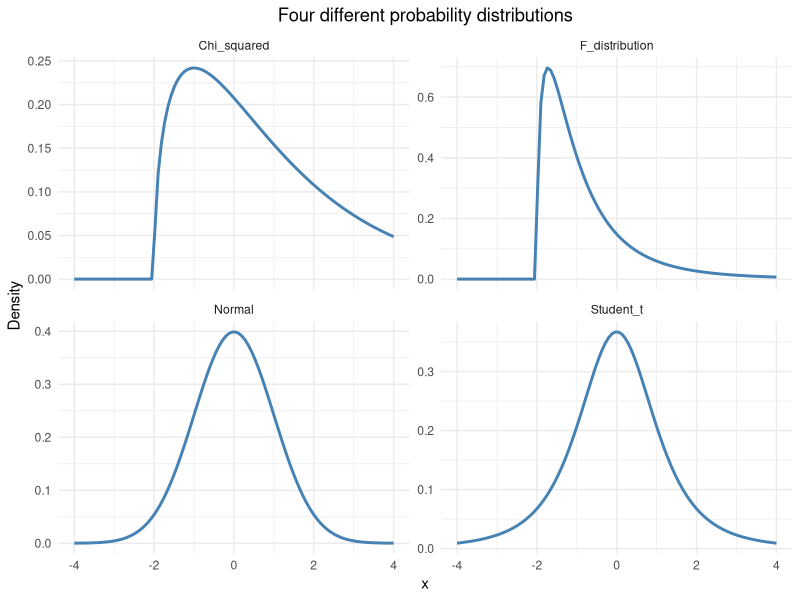
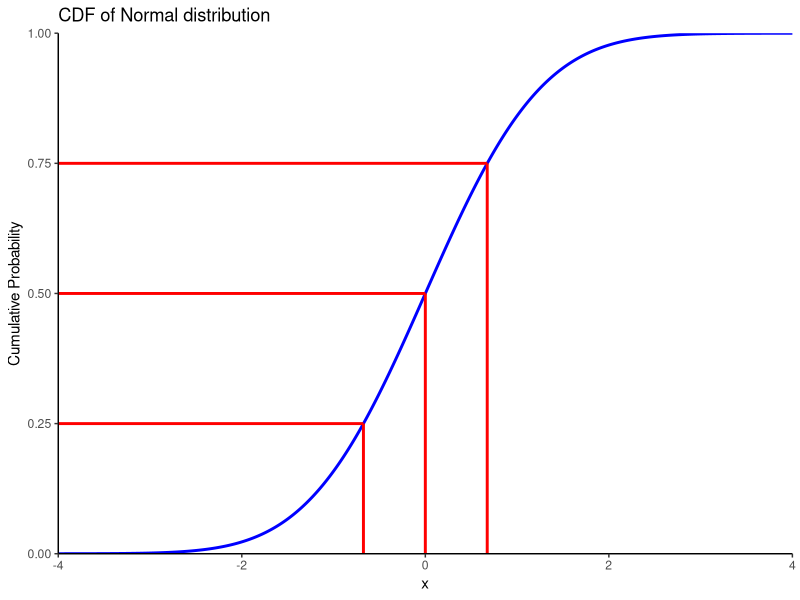

Reproduce these figures in R, in order.
## ---- chunk 1
library(tidyverse)
## ---- chunk 2
# Generer data
x <- seq(-4, 4, length.out = 100)

# Normal fordeling
normal <- dnorm(x, mean = 0, sd = 1)

# Student's t-fordeling med 3 frihedsgrader
student_t <- dt(x, df = 3)

# Chi-squared fordeling (forskudt til at passe bedre i plottet)
chi_sq <- dchisq(x + 2, df = 3)

# F-fordeling (også forskudt)
f_dist <- df(x + 2, df1 = 3, df2 = 10)

# Kombiner data
plot_data <- data.frame(x = x,
                        Normal = normal,
                        Student_t = student_t,
                        Chi_squared = chi_sq,
                        F_distribution = f_dist) %>%
  pivot_longer(-x, names_to = "Distribution", values_to = "Density")

# Lav plot med facetter
ggplot(plot_data, aes(x = x, y = Density)) +
  geom_line(linewidth = 1, colour = "steelblue") +
  facet_wrap(~Distribution, ncol = 2, scales = "free_y") +
  theme_minimal() +
  labs(title = "Four different probability distributions",
       x = "x",
       y = "Density") +
  theme(plot.title = element_text(hjust = 0.5))
## ---- chunk 3

# Definer normalfordelingens parametre
mean <- 0     # Middelværdi
sd <- 1       # Standardafvigelse

# Beregn kvantiler for normalfordelingen
quantiler <- qnorm(c(0.25, 0.5, 0.75), mean = mean, sd = sd)

# Opret data til CDF og segmenter
x_values <- seq(-4, 4, length.out = 1000)
cdf_values <- pnorm(x_values, mean = mean, sd = sd)
cdf_data <- tibble(x = x_values, cdf = cdf_values)

h_data <- tibble(
  x = rep(-4, 3),  # Horisontale linjer starter ved y-aksen (-4 på x-aksen)
  y = c(0.25, 0.5, 0.75),
  xend = quantiler,
  yend = c(0.25, 0.5, 0.75)
)

v_data <- tibble(
  x = quantiler,
  xend = quantiler,
  y = rep(0, 3),
  yend = c(0.25, 0.5, 0.75)
)

# Plot CDF med linjer for kvantiler
ggplot(cdf_data, aes(x = x, y = cdf)) +
  geom_line(colour = "blue", linewidth = 1) +  # CDF-kurven
  geom_segment(data = v_data, aes(x = x, y = y, xend = xend, yend = yend),
               colour = "red", linewidth = 1) +  # Vertikale linjer
  geom_segment(data = h_data, aes(x = x, y = y, xend = xend, yend = yend),
               colour = "red", linewidth = 1) +  # Horisontale linjer
  scale_y_continuous(limits = c(0, 1), expand = c(0, 0)) +  # Y-akse fra 0 til 1
  scale_x_continuous(limits = c(-4, 4), expand = c(0, 0)) +  # X-akse fra -4 til 4
  labs(
    title = "CDF of Normal distribution",
    x = "x",
    y = "Cumulative Probability"
  ) +
  theme_classic()

## ---- chunk 4
pnorm(2)
## ---- chunk 5
qnorm(0.42)
## ---- chunk 6
1 - pnorm(200, mean = 183, sd = 9.7)
## ---- chunk 7
1 - pnorm((200-183)/9.7)
## ---- chunk 8
pnorm(190, mean =183, sd = 9.7 )  - pnorm(170, mean = 183, sd = 9.7)
## ---- chunk 9
pnorm(0, mean = 1.55, sd = 0.74)
## ---- chunk 10
5000000*0.01810352
## ---- chunk 11
c(1:5, 5)
